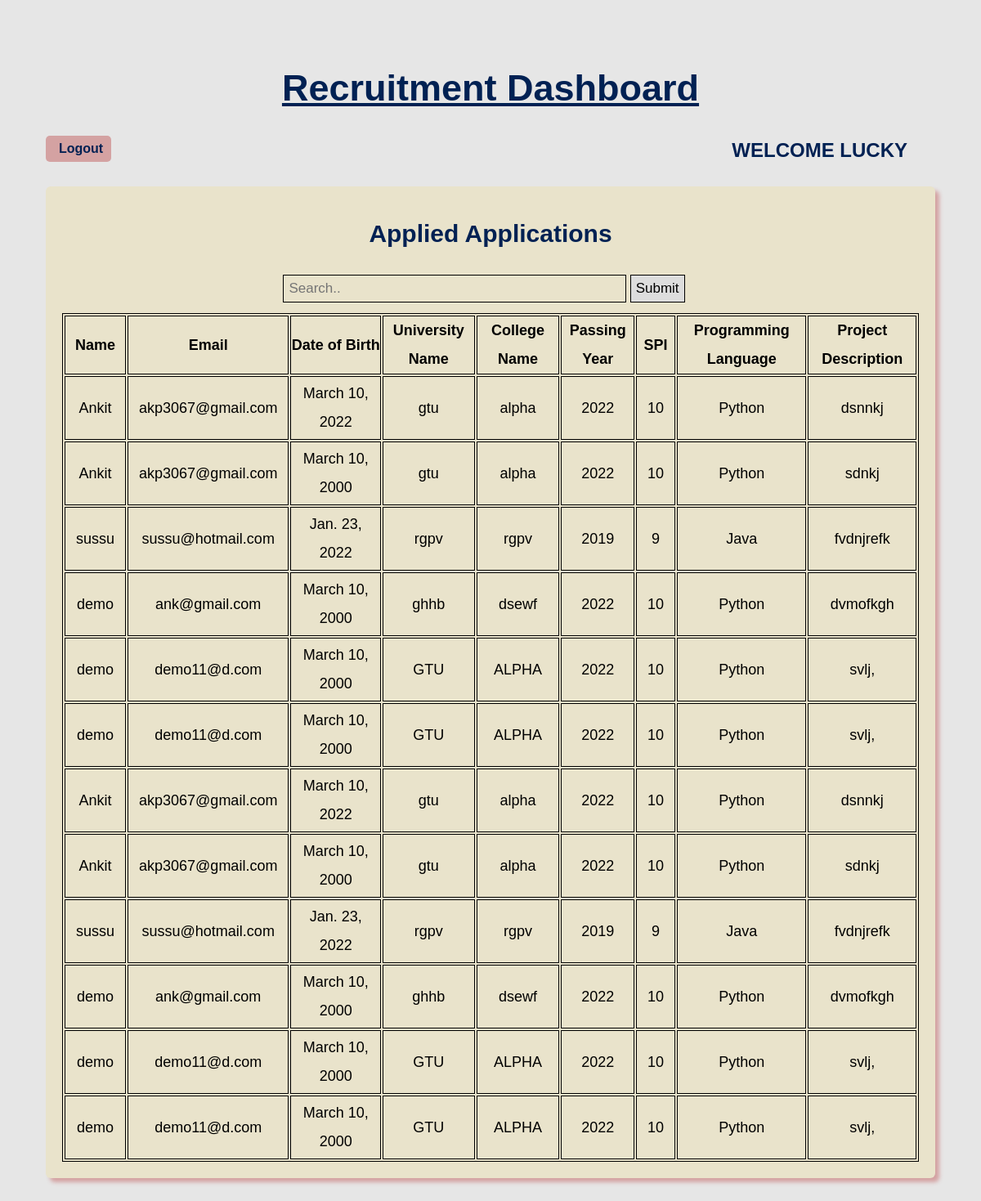
/ (signed in), run on the app's committed database.
### app1/models.py (models this page shows)
class signUp(models.Model):
    name = models.CharField(max_length=30, default='')
    email = models.EmailField(default='')
    address = models.CharField(max_length=100, default='')
    number = models.PositiveIntegerField(default='')
    password = models.CharField(default='', max_length=15)
    isStu = models.BooleanField(default=True)
    def __str__(self):
        return self.name

class studentData(models.Model):
    name = models.CharField(max_length=30, default='')
    email = models.EmailField(default='')
    city = models.CharField(default='', max_length=30)
    dob = models.DateField()
    uname = models.CharField(max_length=30)
    cname = models.CharField(max_length=30)
    pyear = models.PositiveIntegerField(default='')
    spi = models.PositiveIntegerField(default='')
    pl = models.CharField(max_length=30)
    description = models.CharField(default='', max_length=30)
    def __str__(self):
        return self.name

### app1/views.py (the view, shortened to what this page needs)
# urls.py: path('', views.dashboard, name='DASHBOARD'),
def dashboard(request):
    if 'email' in request.session:
        name = signUp.objects.get(email = request.session['email'])
        student = name.isStu
        print(f"{name} is {student}")
        print(type(student))
        details = studentData.objects.all()
        print("Inside search module")
        s = request.GET.get('search')
        print(s)
        if s:
            q = studentData.objects.filter(Q(name__icontains = s) | Q(email__icontains = s) | Q(city__icontains = s) | Q(dob__icontains = s) | Q(uname__icontains = s) | Q(cname__icontains = s) | Q(pyear__icontains = s) | Q(spi__icontains = s) | Q(pl__icontains = s) | Q(description__icontains = s))
        else:
            q = details
        print(q)
        return render(request,'dashboard.html', {'name': name, 'student': student, 'details': details, 's':q})
    return redirect('app1:LOGIN')

### app1/templates/dashboard.html (shortened to what this page needs)
<!DOCTYPE html>
<html lang="en">
<head>
</head>
<body>
    <div class="container">
        <div class="dash">
            {% if student == True %}
            <h4>Student Dashboard</h4>
            {% else %}
            <h4>Recruitment Dashboard</h4>
            {% endif %}
        </div>
        <div class="top">
            <div class="logout">
                <a href="{% url 'app1:LOGOUT' %} " class="logout">
                    Logout
                </a>
            </div>
            <div class="name">
                Welcome {{name}}
            </div>
        </div>
        {% if student == True %}
        <div class="data">
            <h2>Application Form</h2>
            <form method="POST">
                {% csrf_token %}
                <div class="row">
                    <input class="type-1" type="text" name="name" placeholder="Name">
                    <input class="type-1" type="text" name="email" placeholder="Email">
                    <input class="type-1" type="text" name="city" placeholder="City">
                </div>
                <div class="row">
                    <input class="type-1" type="date" name="dob" placeholder="Date of birth">
                    <input class="type-1" type="text" name="uname" placeholder="University Name">
                    <input class="type-1" type="text" name="cname" placeholder="College Name">
                </div>
                <div class="row">
                    <input class="type-1" type="number" name="pyear" placeholder="Pass out Year">
                    <input class="type-1" type="number" name="spi" placeholder="Total SPI">
                    <select class="type-1" name="pl" required="required">
                        <option value="" disabled selected hidden>Select Programming Language</option>
                        <option value="Python">Python</option>
                        <option value="Java">Java</option>
                        <option value="JavaScripts">JavaScripts</option>
                        <option value="Kotlin">Kotlin</option>
                        <option value="PHP">PHP</option>
                        <option value="Ruby">Ruby</option>
                    </select>
                </div>
                <textarea name="description" cols="30" rows="10"
                    placeholder="Write Project Description here"></textarea>
                <input class="type-2" type="submit" name="submit" value="Submit">
            </form>
        </div>
        {% else %}
        <div class="data">
            <div class="column">
                <h2>Applied Applications</h2>
                <div class="search-container">
                    <form method="GET">
                        <input class="search" type="text" placeholder="Search.." name="search">
                        <button type="submit">Submit</button>
                    </form>
                </div>
                <table>
                    <tr>
                        <th>Name</th>
                        <th>Email</th>
                        <th>Date of Birth</th>
                        <th>University Name</th>
                        <th>College Name</th>
                        <th>Passing Year</th>
                        <th>SPI</th>
                        <th>Programming Language</th>
                        <th>Project Description</th>
                    </tr>
                    {% for i in s %}
                    <tr>
                        <td>
                            {{i.name}}
                        </td>
                        <td>
                            {{i.email}}
                        </td>
                        <td>
                            {{i.dob}}
                        </td>
                        <td>
                            {{i.uname}}
                        </td>
                        <td>
                            {{i.cname}}
                        </td>
                        <td>
                            {{i.pyear}}
                        </td>
                        <td>
                            {{i.spi}}
                        </td>
                        <td>
                            {{i.pl}}
                        </td>
                        <td>
                            {{i.description}}
                        </td>
                    </tr>
                    {% endfor %}
                    {% for i in details %}
                    <tr>
                        <td>
                            {{i.name}}
                        </td>
                        <td>
                            {{i.email}}
                        </td>
                        <td>
                            {{i.dob}}
                        </td>
                        <td>
                            {{i.uname}}
                        </td>
                        <td>
                            {{i.cname}}
                        </td>
                        <td>
                            {{i.pyear}}
                        </td>
                        <td>
                            {{i.spi}}
                        </td>
                        <td>
                            {{i.pl}}
                        </td>
                        <td>
                            {{i.description}}
                        </td>
                    </tr>
                    {% endfor %}
                </table>
            </div>
        </div>
        {% endif %}
    </div>
</body>
</html>

### app1/templates/dashboard.html (style rules this page uses)
* { margin: 0; padding: 0; box-sizing: border-box; }
body { font-family: 'Gill Sans', 'Gill Sans MT', Calibri, 'Trebuchet MS', sans-serif; margin: 0 auto; padding: 0; color: #000; font-size: 18px; line-height: 35px; background-color: #e6e6e6; }
.container { margin: 30px; padding: 26px; }
.dash { text-align: center; margin: 13px; padding: 21px }
.dash h4 { font-size: 45px; color: #002153; text-decoration: underline; font-weight: 900; }
.top { display: flex; flex-direction: row; text-decoration: uppercase; margin: 20px 0; }
.logout a { display: block; width: 80px; height: 18px; background: #D4A2A2; padding: 14px; text-align: center; border-radius: 5px; color: #002153; font-weight: 900; font-size: 16px; line-height: 0px; text-decoration: none; border: 2px solid transparent; transition: all 0.5s ease; }
.top .name { color: #002153; font-family: sans-serif; font-weight: 650; font-size: 24px; position: absolute; right: 30px; margin: 0 50px; padding: 0 10px; text-transform: uppercase; }
h2 { color: #002153; font-size: 30px; margin: 10px 0; margin-top: 20px; margin-bottom: 20px; }
.data { border-radius: 6px; background-color: #e9e3cb; padding: 10px; text-align: center; box-shadow: 5px 5px 5px #D4A2A2; margin: 30px 0; }
.column { width: 100%; padding: 10px; height: auto; }
table { width: 100%; }
table, th, td { border: 0.5px solid black; }
td { transition: all 0.5s ease; padding: 3px 13px; cursor: pointer; }
.search { padding: 6px; margin: 13px 0; font-size: 17px; border: none; width: 40%; background-color: transparent; border: 1px solid #000; }
.search-container button { border: 1px solid #000; padding: 6px; margin-top: 8px; margin-right: 16px; background: #ddd; font-size: 17px; cursor: pointer; }

### data on the page
signUp: name "LUCKY"
studentData: name "Ankit", email "akp3067@gmail.com", dob "March 10, 2022", uname "gtu", cname "alpha", pyear "2022", spi "10", pl "Python", description "dsnnkj"
studentData: name "Ankit", email "akp3067@gmail.com", dob "March 10, 2000", uname "gtu", cname "alpha", pyear "2022", spi "10", pl "Python", description "sdnkj"
studentData: name "sussu", email "sussu@hotmail.com", dob "Jan. 23, 2022", uname "rgpv", cname "rgpv", pyear "2019", spi "9", pl "Java", description "fvdnjrefk"
studentData: name "demo", email "ank@gmail.com", dob "March 10, 2000", uname "ghhb", cname "dsewf", pyear "2022", spi "10", pl "Python", description "dvmofkgh"
studentData: name "demo", email "demo11@d.com", dob "March 10, 2000", uname "GTU", cname "ALPHA", pyear "2022", spi "10", pl "Python", description "svlj,"
studentData: name "demo", email "demo11@d.com", dob "March 10, 2000", uname "GTU", cname "ALPHA", pyear "2022", spi "10", pl "Python", description "svlj,"
